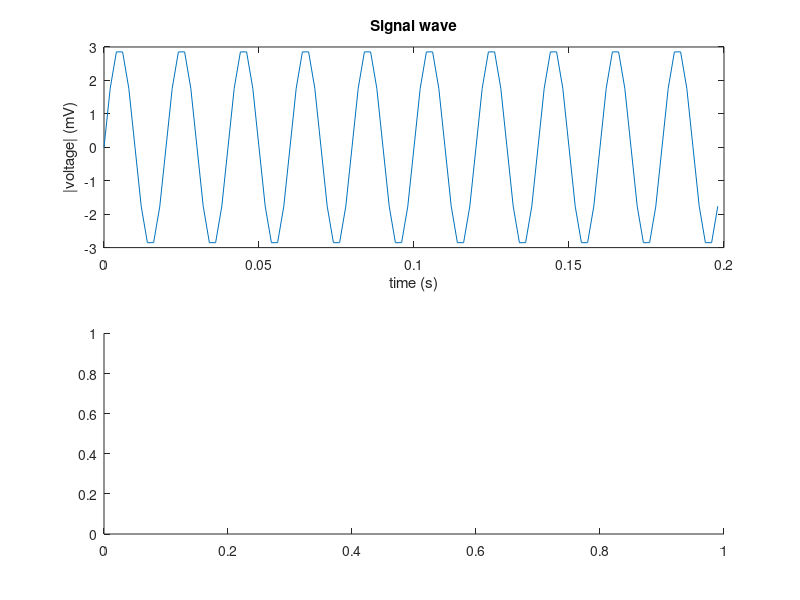

Source code (MATLAB): (Note: this script raises an error after producing the figure.)
clc
clear
Sample_rate=500;  
Ts=1/Sample_rate;
Length=100;
t=(0:Length-1)*Ts;
%t= 0:0.1:2*pi;
f1=50;
f2=30;
x=3*sin(2*pi*f1*t)-0*cos(2*pi*f2*t);

subplot(2,1,1)
plot(t, x)
xlabel('time (s)'); 
ylabel('|voltage| (mV)');
title('Signal wave');

subplot(2,1,2)
[f, magnitude]=myFFT_normalisation(x,Sample_rate);
plot(f, magnitude)
xlabel('Normalised Frequency (f)'); 
ylabel('|voltage| (mV)');
title('Frequency Spectrum');   

function [f, magnitude]= myFFT_normalised(input_signal)
    signal_Length=length(input_signal);
    fft_data= fft(input_signal);
    fft_data=abs(fft_data/signal_Length);
    magnitude=fft_data(1:signal_Length/2+1);
    magnitude(2:end-1)=2*magnitude(2:end-1);
    f= (0:(signal_Length/2))/signal_Length;
end

function [f,magnitude]=myFFT(input_signal,Sample_frequency)
 signal_Length=length(input_signal);
 fft_data= fft(input_signal);
 fft_data=abs(fft_data/signal_Length);
 magnitude=fft_data(1:signal_Length/2+1);
 magnitude(2:end-1)=2*magnitude(2:end-1);
 f= Sample_frequency*(0:(signal_Length/2))/signal_Length;
end

function [f, megnitude]= myFFT_normalisation(input_signal,Sample_frequency)
    Length=length(input_signal);
    NFFT = 2^nextpow2(Length);
    FFT_output=fft(input_signal,NFFT);
    FFT_abs = abs(FFT_output/Length);
    FFT_signal_side_spectrum = FFT_abs(1:NFFT/2+1);
    FFT_signal_side_spectrum(2:end-1) = 2*FFT_signal_side_spectrum(2:end-1);
    %plot(0:(1/NFFT):(1/2-1/NFFT),FFT_signal_side_spectrum(1:NFFT/2))   %0:(Fs/NFFT):(Fs/2-Fs/NFFT)-- not normalization
    f=0:(1/NFFT):(1/2-1/NFFT);
    megnitude=FFT_signal_side_spectrum(1:NFFT/2);
end